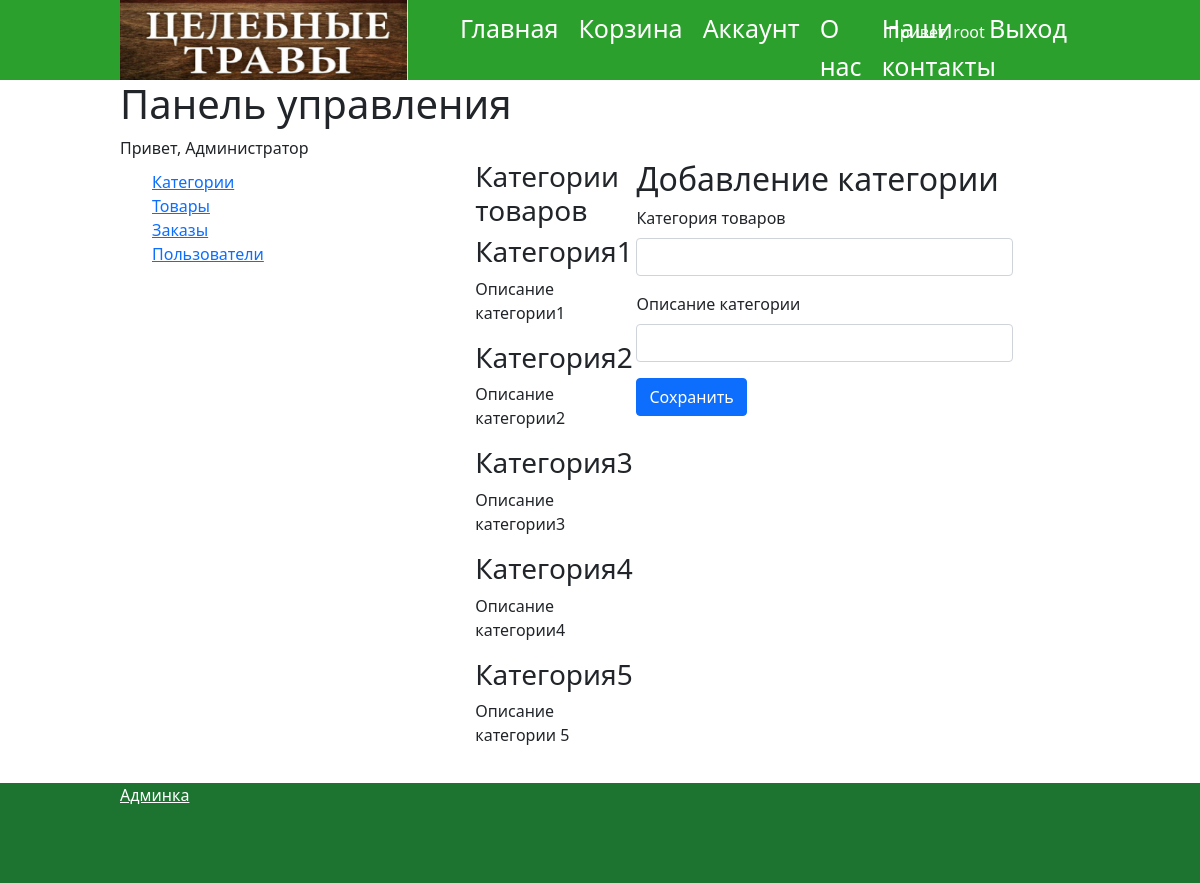
Screenshot of /admin/categories.php (signed in) with the database file from the repository.
### tables this page shows
CREATE TABLE `users` (
  `id` bigint(20) NOT NULL,
  `name` varchar(255) NOT NULL,
  `email` varchar(255) NOT NULL,
  `pass` varchar(255) NOT NULL,
  `rols` tinyint(1) NOT NULL
);

CREATE TABLE `categories` (
  `id` bigint(20) NOT NULL,
  `name` varchar(255) NOT NULL,
  `description` text
);

### function.php (called while the page is built, shortened)
                <?php
function getNameUser($pdo){
    if (isset($_SESSION['id'])&&!empty($_SESSION['id'])) {
        $userid = $_SESSION['id'];
    }
    $sql = "SELECT users.name FROM users WHERE users.id = :id";
    $stmt = $pdo->prepare($sql);
    $stmt->bindValue(":id", $userid);
    $stmt->execute();
    while($user = $stmt ->fetch()) {
        if (isset($user['name']) && (!empty($user['name']))) {
            $name = $user['name'];
            break;
        }
    }
    return $name;
}
         ?>

### admin/function.php (the view, shortened to what this page needs)
<?php
function getAdminCategory($pdo){
    $pdo->exec("set names utf8");
    $sql = "SELECT * FROM categories";
    $result = $pdo->query($sql);
    while($category = $result->fetch()){
        ?>
        <h3><?php echo $category['name'];?></h3>
        <p><?= $category['description'];?></p>
        <?php
        }
    }
    ?>

### admin/header.php (shortened to what this page needs)
<?php include "connect.php"; ?>
<?php include "function.php"; ?>
<?php include $_SERVER['DOCUMENT_ROOT']."/function.php"; ?>
<!doctype html>
<html lang="en">
<head>
    <link href="https://cdn.jsdelivr.net/npm/bootstrap@5.0.2/dist/css/bootstrap.min.css" rel="stylesheet">
    <link rel="stylesheet" href="../css/style.css">
</head>
<body>
<header class="header">
    <div class="header-main">
        <div class="headre-logo">
            <a href="/">
                <img src="../images/logo.png" alt="Логотип">
            </a>
        </div>
        <div class="header-menu">
            <nav>
                <ul>
                    <li><a href="http://<?=$_SERVER["SERVER_NAME"]?>/index.php">Главная</a></li>
                    <?php
                    if (isset($_SESSION['id'])&&!empty($_SESSION['id'])) {
                        ?>
                        <li><a href="http://<?=$_SERVER["SERVER_NAME"]?>/cart.php">Корзина</a></li>
                        <li><a href="http://<?=$_SERVER["SERVER_NAME"]?>/account.php">Аккаунт</a></li>
                    <?php } ?>
                    <li><a href="">О нас</a></li>
                    <li><a href="">Наши контакты</a></li>
                </ul>
            </nav>
        </div>
        <div class="header-login">
            <?php
            if (isset($_SESSION['id'])&&!empty($_SESSION['id'])) {
                ?>
                <p>Привет, <?php echo getNameUser($pdo);?>
                    <a href="http://<?= $_SERVER["SERVER_NAME"]?>/?exit=true">Выход</a></p>
            <?php } else { ?>
                <p><a href="register.php">Регистрация</a> / <a href="login.php">Вход</a></p>
            <?php } ?>
        </div>
    </div>
</header>

### css/style.css (style rules this page uses)
.header { width: 100%; height: 80px; background-color: #2ca02c; color:white; }
.header-main { width: 80%; margin: 0 auto; display: flex; flex-direction: row; }
.headre-logo { width: 30%; height: 80px; }
.headre-logo img { width: 100%; height: 100%; }
.header-menu { width: 50%; height: 80px; }
.header-menu nav ul { display: flex; flex-direction: row; }
.header-menu ul li { list-style-type: none; margin-left: 20px; }
nav { padding-top: 10px; }
.header-menu ul li a { text-decoration: none; font-size: 25px; color: white; }
.header-login { width: 20%; height: 80px; padding-top: 10px; }
.header-login a { text-decoration: none; font-size: 25px; color: white; }

### rows the page displays
users: name "root"
categories: name "Категория1", description "Описание категории1"
categories: name "Категория2", description "Описание категории2"
categories: name "Категория3", description "Описание категории3"
categories: name "Категория4", description "Описание категории4"
categories: name "Категория5", description "Описание категории 5"
